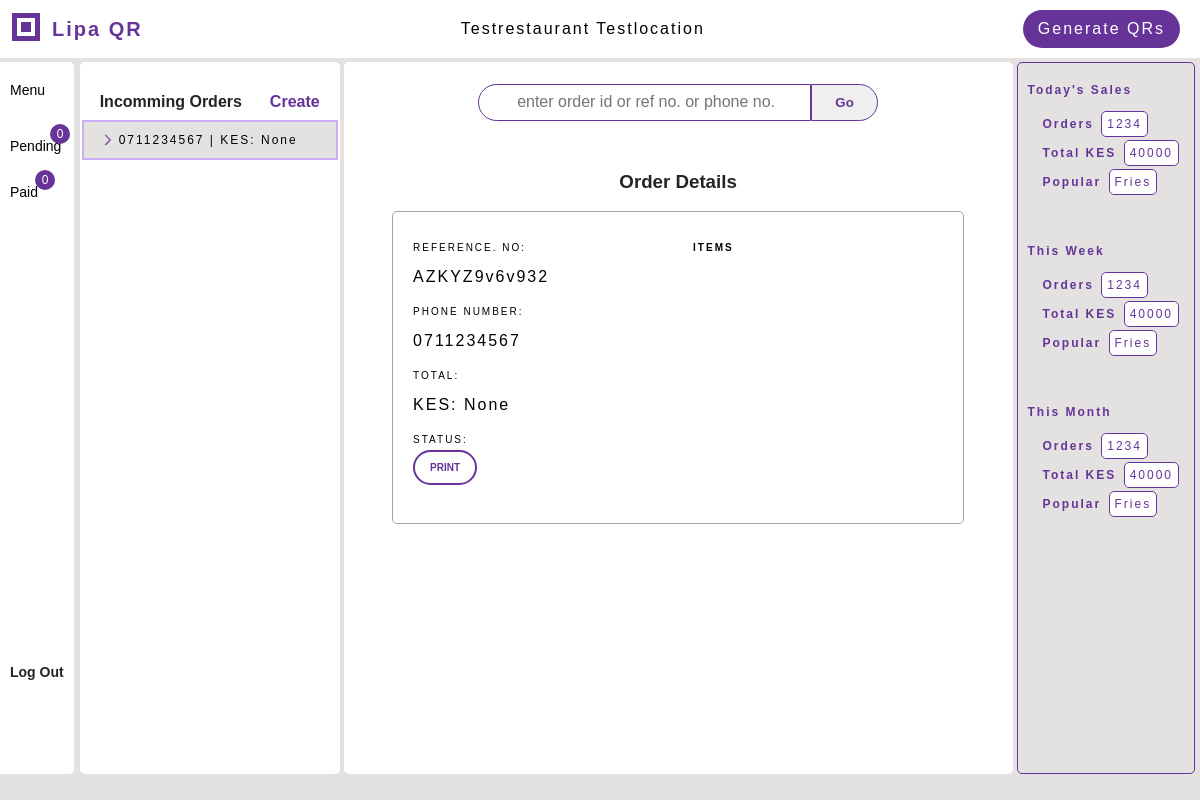
The page /orders/ (signed in) on the database as committed earlier.
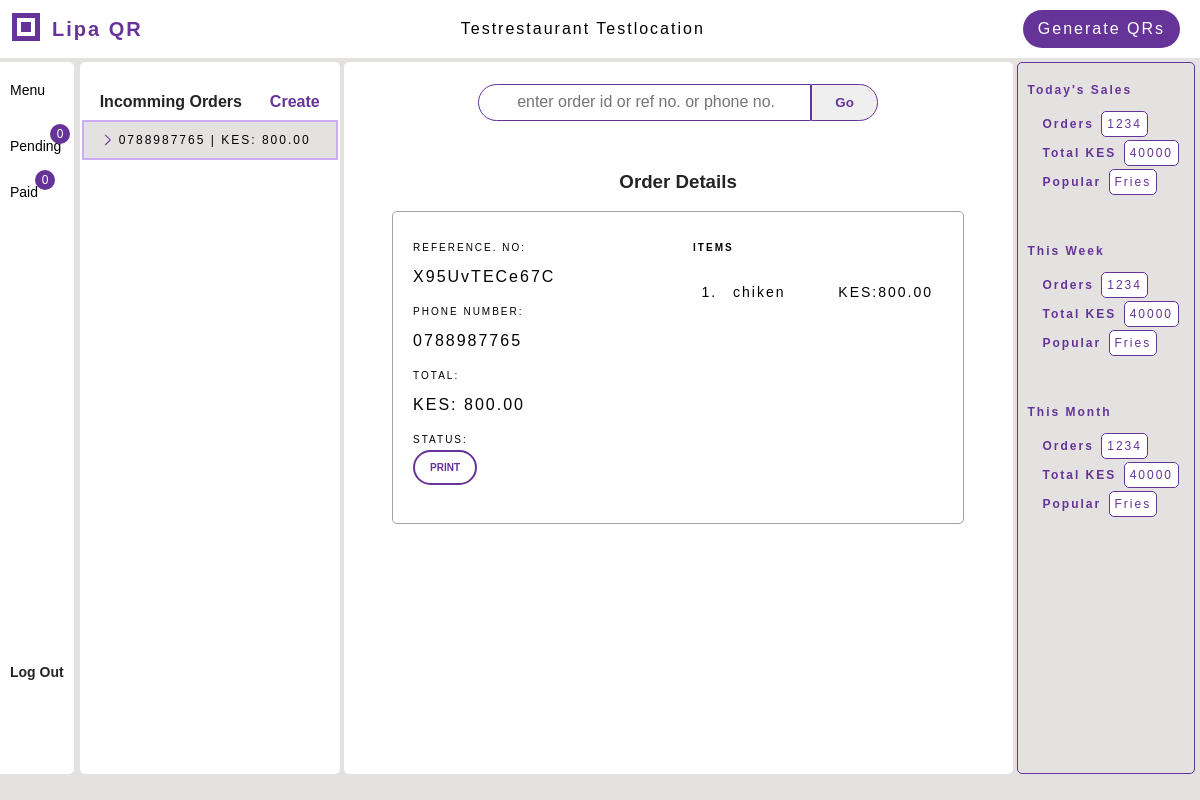
The same page on the database as committed later.
### menus/models.py (models this page shows, shortened)
class Order(models.Model):
    order_id = models.AutoField(primary_key=True)
    reference_number = models.CharField(unique=True, max_length=20)
    table_number = models.IntegerField(null=True, blank=False)
    phone_number = PhoneNumber(max_length=15, null=True, blank=False)
    restaurant = models.ForeignKey(Restaurant, related_name="orders", on_delete=models.SET_NULL, null=True, blank=True)
    total_amount = models.DecimalField(decimal_places=2, max_digits=10, null=True, default=None)
    paid = models.BooleanField(default=False)
    new = models.BooleanField(default=True)
    @property
    def items_ordered(self):
        return self.ordered_items.all()

class OrderedItem(models.Model):
    ordered_item_id = models.AutoField(primary_key=True)
    item = models.ForeignKey(Item, on_delete=models.CASCADE, related_name="orders")
    order = models.ForeignKey(Order, on_delete=models.CASCADE, related_name="ordered_items")
    quantity = models.IntegerField(default=0)
    total = models.DecimalField(decimal_places=2, max_digits=10, default=0.00)
    paid = models.BooleanField(default=False)

class Item(models.Model):
    item_id = models.AutoField(primary_key=True)
    name = LowercaseTextField(max_length=100, null=True, blank=False)
    description = models.CharField(max_length=255, blank=True)
    unit = models.CharField(max_length=50, null=True, blank=False)
    unit_price = models.DecimalField(max_digits=10, decimal_places=2)
    image = models.FileField(upload_to='item_images/', blank=False, null=True)
    available = models.BooleanField(default=True)
    restaurant = models.ForeignKey(Restaurant, related_name="items", on_delete=models.SET_NULL, null=True, blank=True)

### qrgenerator/views_dashbord.py (the view)
# urls.py: path('orders/', views_dashbord.orders, name='orders'),
def orders(request, order_id=None):
    restaurant = request.user.restaurant
    if not restaurant:
        return HttpResponseForbidden('Access Denied')
    orders = restaurant.orders.filter(new=True).order_by('order_id')
    context = get_orders_context(order_id, orders, restaurant)
    return render(request, 'qrgenerator/orders.html', context)

### qrgenerator/views_dashbord.py (called while the page is built)
def get_orders_context(order_id, orders, restaurant):
    context = {
        'orders': orders, 'display_order': orders.first(), 'restaurant': restaurant,
        }
    if order_id and (display_order := Order.get(unique_value=order_id)):
        display_order.new = False
        display_order.save()
        context['display_order'] = display_order
    return context

### qrgenerator/templates/qrgenerator/orders.html (shortened to what this page needs)
{% extends 'qrgenerator/dashbord.html' %}
{% block menu_elements %}
<div class="menu-elements bg-white">
    <div class="elements-top">
        <div class="elements-title">Incomming Orders</div>
        <a target="_blank" href="{% url 'qrgenerator:create_order' restaurant.restaurant_id %}"><span class="create-order">Create</span></a>
    </div>
    <div class="elements-wrapper" id="">
        {% if display_order %}
        <a href="{% url 'qrgenerator:view_order' display_order.order_id %}">
        <div class="element-highlight {% if display_order.new %}is-new{% endif %}">
            <span class="item-name item-property">
            {{ display_order.phone_number }} | KES: {{ display_order.total_amount }}
            </span>
        </div>
        </a>
        {% endif %}
        <div class="elements-wrapper" id="incomings-container">
        </div>
    </div>
</div>
{% endblock %}
{% block workspace %}
    <div class="form-wrapper">
        <div class="form-title"><h3>Order Details</h3></div>
        <div class="order-summary">
            {% if display_order %}
            <div class="width-250">
                <div class="input-wrapper">
                    <div class="label">Reference. No:</div>
                    <div class="form-input">{{ display_order.reference_number }}</div>
                </div>
                <div class="input-wrapper">
                    <div class="label">Phone Number:</div>
                    <div class="form-input">{{ display_order.phone_number }}</div>
                </div>
                <div class="input-wrapper"><div class="label">Total:</div>
                    <div class="form-input">KES: {{ display_order.total_amount }}</div>
                </div>
                <div class="input-wrapper">
                    <div class="label">Status:</div>
                    <div class="status">{% if display_order.paid %}Paid{% endif %}
                        <form method="POST" action="" class="paid-btn-wrapper">
                            <button type="submit" class="mark-paid">PRINT</button>
                        </form>
                    </div>
                </div>
                <br>
            </div>
            <div class="width-250 padding-left-10">
            <div class="label items-title">Items</div>
            <ol>
                {% for item in display_order.items_ordered %}
                <li>
                    <div class="item-wrapper">
                        <div class="item-description">{{ item.item.name }}</div>
                        <div class="item-total">KES:{{ item.total }}</div>
                    </div>
                </li>
                {% endfor %}
            </ol>
            </div>
            {% elif order_not_found %}
            <p>Order not Found check the details and try again</p>
            {% else %}
            <p>No Orders at the moment</p>
            {% endif %}
        </div>
</div>
{% endblock %}

Rows that differ between the two databases and show on the page:
no longer on this page (row edited): Order: phone_number "0711234567", total_amount "None", reference_number "AZKYZ9v6v932"
now on this page (row unchanged): Order: phone_number "0788987765", total_amount "800.00", reference_number "X95UvTECe67C"
now on this page (row unchanged): OrderedItem: item.name "chiken", total "800.00"
